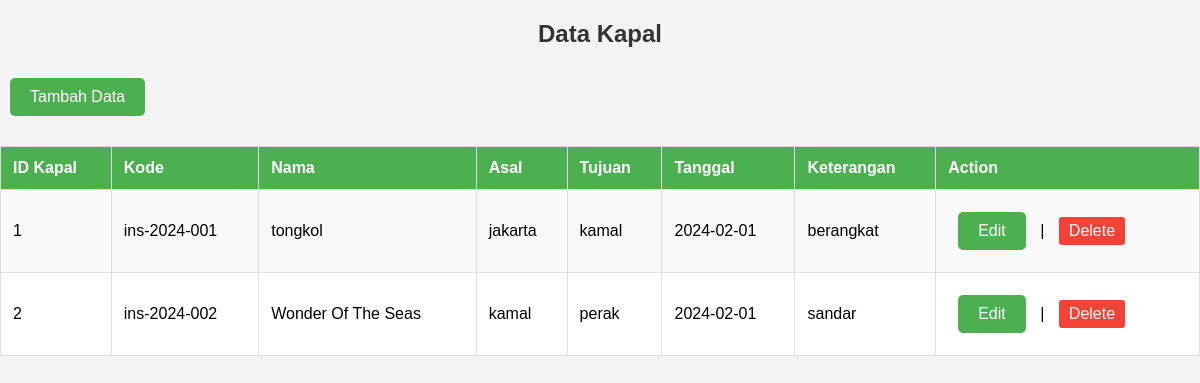
The page / on the database its author committed.
### tables this page shows
CREATE TABLE `tkapal` (
  `id_kapal` int(11) NOT NULL,
  `kode` varchar(15) NOT NULL,
  `nama` varchar(20) NOT NULL,
  `asal` varchar(25) NOT NULL,
  `tujuan` varchar(20) NOT NULL,
  `tanggal` date NOT NULL,
  `keterangan` varchar(20) NOT NULL
);

### index.php (the view, shortened to what this page needs)
<?php
    include 'koneksi.php';
    $query = "SELECT * FROM tkapal";
    $result = mysqli_query($conn, $query);
    ?>
<!DOCTYPE html>
<html lang="en">
<head>
</head>
<body>
    <h2>Data Kapal</h2>
    <a href="create.php">Tambah Data</a>
    <table>
        <tr>
            <th>ID Kapal</th>
            <th>Kode</th>
            <th>Nama</th>
            <th>Asal</th>
            <th>Tujuan</th>
            <th>Tanggal</th>
            <th>Keterangan</th>
            <th>Action</th>
        </tr>
        <?php
        if (mysqli_num_rows($result) > 0) {
            while ($row = mysqli_fetch_assoc($result)) {
                echo "<tr>";
                echo "<td>" . $row['id_kapal'] . "</td>";
                echo "<td>" . $row['kode'] . "</td>";
                echo "<td>" . $row['nama'] . "</td>";
                echo "<td>" . $row['asal'] . "</td>";
                echo "<td>" . $row['tujuan'] . "</td>";
                echo "<td>" . $row['tanggal'] . "</td>";
                echo "<td>" . $row['keterangan'] . "</td>";
                echo "<td>
                    <a href='update.php?id_kapal=" . $row['id_kapal'] . "'>Edit</a> |
                    <a href='delete.php?id_kapal=" . $row['id_kapal'] . "' class='delete-btn' onclick='return confirm(\"Apakah Anda yakin ingin menghapus data?\")'>Delete</a>
                    </td>";
                echo "</tr>";
            }
        } else {
            echo "<tr><td colspan='8'>Tidak ada data</td></tr>";
        }
        ?>
    </table>
</body>
</html>

### index.php (style rules this page uses)
body { font-family: Arial, sans-serif; background-color: #f4f4f4; margin: 0; padding: 0; }
h2 { text-align: center; color: #333; }
a { display: inline-block; margin: 10px; padding: 10px 20px; text-decoration: none; color: #fff; background-color: #4caf50; border-radius: 5px; }
table { width: 100%; border-collapse: collapse; margin-top: 20px; background-color: #fff; }
th, td { border: 1px solid #ddd; padding: 12px; text-align: left; }
th { background-color: #4caf50; color: #fff; }
tr:nth-child(even) { background-color: #f9f9f9; }
.delete-btn { color: #fff; background-color: #f44336; padding: 5px 10px; border-radius: 3px; text-decoration: none; }

### rows shown on the page
tkapal: id_kapal "1", kode "ins-2024-001", nama "tongkol", asal "jakarta", tujuan "kamal", tanggal "2024-02-01", keterangan "berangkat"
tkapal: id_kapal "2", kode "ins-2024-002", nama "Wonder Of The Seas", asal "kamal", tujuan "perak", tanggal "2024-02-01", keterangan "sandar"
